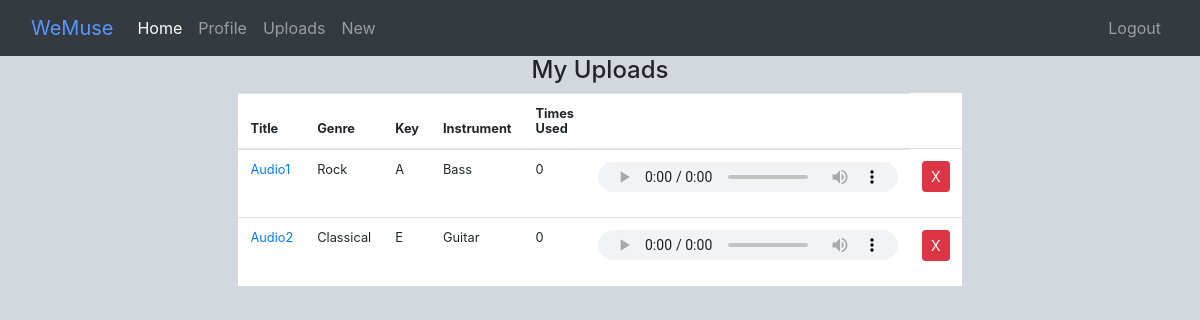
The app's page /home/ (signed in) with its own data.
### musix/models.py (models this page shows, shortened)
class Audio(models.Model):
    KEY_CHOICES = (
        ('A', 'A'), ('B', 'B'), ('C', 'C'), ('D', 'D'), ('E', 'E'), ('F', 'F'), ('G', 'G'),
        ('Ab', 'Ab'), ('Bb', 'Bb'), ('Db', 'Db'), ('Eb', 'Eb'), ('Gb', 'Gb'),
        ('Am', 'Am'), ('Bm', 'Bm'), ('Cm', 'Cm'), ('Dm', 'Dm'), ('Em', 'Em'), ('Fm', 'Fm'), ('Gm', 'Gm'),
        ('Abm', 'Abm'), ('Bbm', 'Bbm'), ('Dbm', 'Dbm'), ('Ebm', 'Ebm'), ('Gbm', 'Gbm'),
    )
    INSTRUMENTS = (
        ('Vocals', 'Vocals'), ('Guitar', 'Guitar'), ('Bass', 'Bass'), ('Keyboard', 'Keyboard'), ('Drums', 'Drums'), ('Violin', 'Violin')
    )
    uploader = models.ForeignKey(User, on_delete=models.CASCADE)
    title = models.CharField(max_length=100, unique=True)
    genre = models.CharField(max_length=100)
    instrument = models.CharField(max_length=100, choices=INSTRUMENTS, default="Guitar")
    key = models.CharField(max_length=100, choices=KEY_CHOICES, default="A")
    mp3 = models.FileField(upload_to='audio/mp3s/')
    sample_count = models.IntegerField(default=0)

### music_site/views.py (the view)
# urls.py: path('home/', views.home, name='home'),
@login_required(redirect_field_name='welcome')
def home(request):
    uploads = Audio.objects.filter(uploader=request.user).all()
    return render(request, 'music_site/home.html', {'uploads': uploads})

### templates/music_site/home.html (shortened to what this page needs)
{% extends "music_site/base.html" %}
{% load crispy_forms_tags %}
{% block content %}
<table class="table table-hover">
    <h2>My Uploads</h2>
    <thead>
        <tr>
            <th>Title</th>
            <th>Genre</th>
            <th>Key</th>
            <th>Instrument</th>
            <th>Times Used</th>
            <th></th>
        </tr>
    </thead>
    <tbody>
        {% for upload in uploads %}
            <tr>
                <td> <a href="{% url 'details' upload.pk %}"> {{ upload.title }} </a> </td>
                <td> {{ upload.genre }} </td>
                <td> {{ upload.key }}</td>
                <td> {{ upload.instrument }}
                </td>
                <td> {{ upload.sample_count }}</td>
                <td> <audio controls>
                    <source src="{{ upload.mp3.url }}" type="audio/mpeg">
                </audio>
                </td>
                <td>
                    <form method="post" action="{% url 'delete' upload.pk %}">
                        <button type="submit" class="btn btn-danger btn-sm"> X </button>
                    </form>
                </td>
            </tr>
        {% endfor %}
    </tbody>
</table>
{% endblock %}

### templates/styles.css (style rules this page uses)
h2 { text-align: center; font-size: 150%; }
.table { width: 50%; margin-left: auto; margin-right: auto; font-size: 80%; background-color: white; }
audio { height: 30px; }
body { background-color: #d3d8de; }

### records on screen
Audio: title "Audio1", genre "Rock", key "A", instrument "Bass", sample_count "0"
Audio: title "Audio2", genre "Classical", key "E", instrument "Guitar", sample_count "0"
